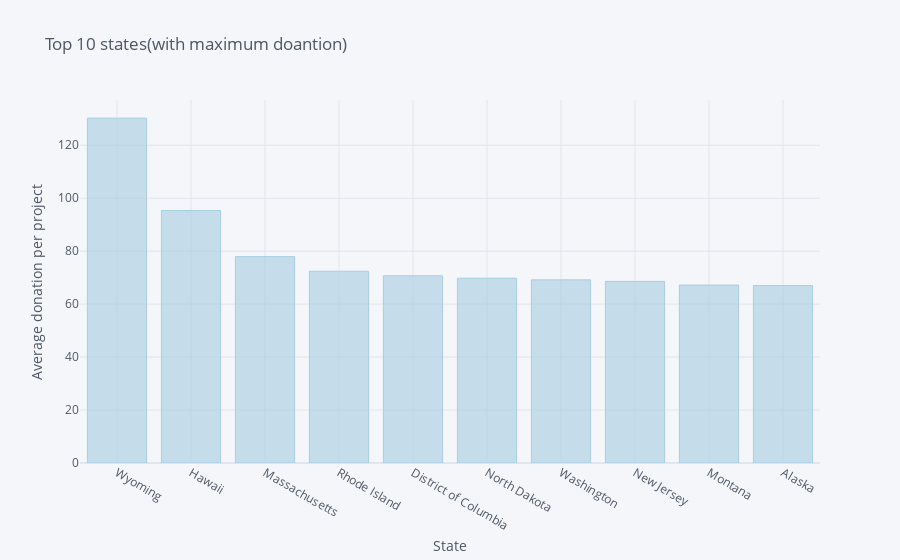

The notebook cell this image was saved under:
### Code cell
s1.iplot(kind='bar' , xTitle='State' , yTitle='Average donation per project' 
         , title='Top 10 states(with maximum doantion)' , colorscale='paired' )

### Figure 1 — Plotly figure (JSON) as saved in the notebook; plotly's stock layout.template omitted (floating-point values rounded to 4 significant figures)
{"data": [{"marker": {"color": "rgba(166, 206, 227, 0.6)", "line": {"color": "rgba(166, 206, 227, 1.0)", "width": 1}}, "name": "Donation Amount", "orientation": "v", "text": "", "type": "bar", "x": ["Wyoming", "Hawaii", "Massachusetts", "Rhode Island", "District of Columbia", "North Dakota", "Washington", "New Jersey", "Montana", "Alaska"], "y": [130.2, 95.36, 77.93, 72.43, 70.69, 69.78, 69.16, 68.59, 67.19, 66.99]}], "layout": {"legend": {"bgcolor": "#F5F6F9", "font": {"color": "#4D5663"}}, "paper_bgcolor": "#F5F6F9", "plot_bgcolor": "#F5F6F9", "title": {"font": {"color": "#4D5663"}, "text": "Top 10 states(with maximum doantion)"}, "xaxis": {"gridcolor": "#E1E5ED", "showgrid": true, "tickfont": {"color": "#4D5663"}, "title": {"font": {"color": "#4D5663"}, "text": "State"}, "zerolinecolor": "#E1E5ED"}, "yaxis": {"gridcolor": "#E1E5ED", "showgrid": true, "tickfont": {"color": "#4D5663"}, "title": {"font": {"color": "#4D5663"}, "text": "Average donation per project"}, "zerolinecolor": "#E1E5ED"}}}
